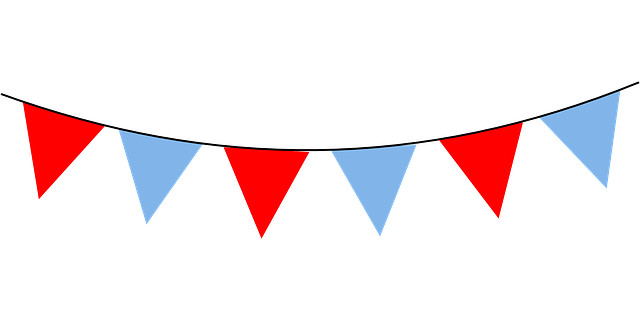
#> input picture Processamento de imagens/figures/bandeiras.jpg, 640 x 320 px
$ python 'Exercício1.py'
#> lines starting #> are read from the running program, lines starting #| are printed output that depends on the picture
import cv2
import matplotlib.pyplot as plt
import numpy as np


image = cv2.imread('../figures/bandeiras.jpg')
#> image is the input picture: shape (320, 640, 3); mean B, G, R 238.2, 235.3, 246.3
image = cv2.cvtColor(image, cv2.COLOR_BGR2RGB)
plt.imshow(image)
plt.show()

_, binarized_image = cv2.threshold(image, 80, 255, cv2.THRESH_BINARY)
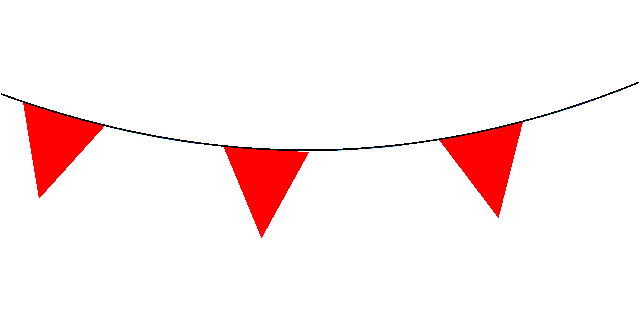
#> binarized_image: shape (320, 640, 3); mean R, G, B 253.6, 239.6, 239.7
plt.imshow(binarized_image)
plt.show()
